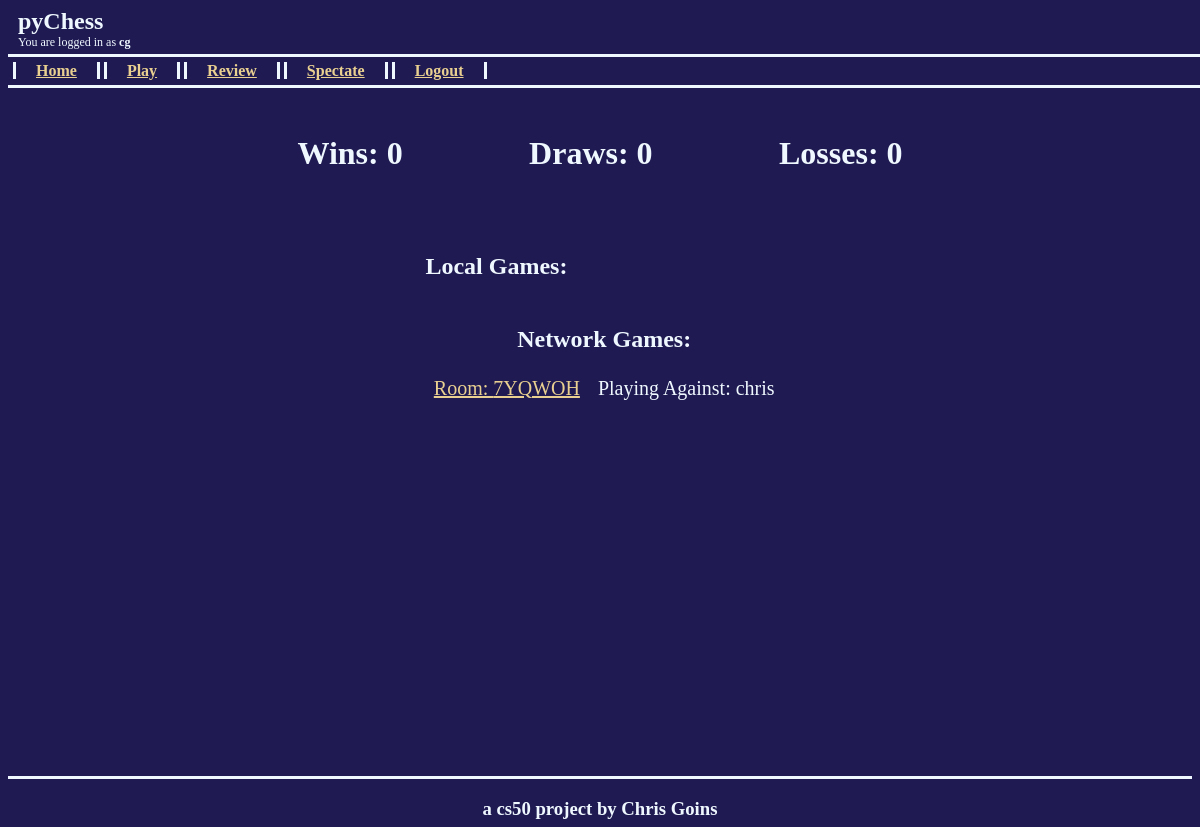
/ (signed in), run on an earlier commit of the app's database.
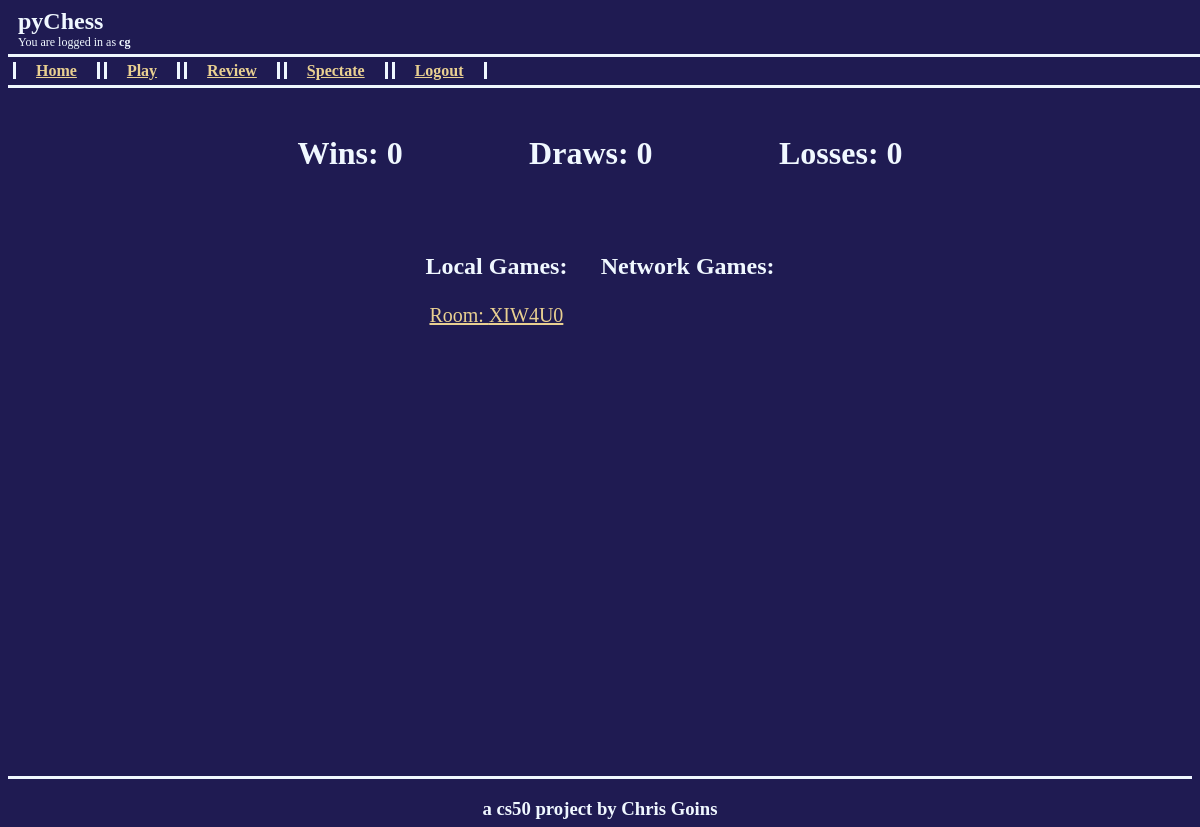
And on a later commit of the database.
### pychess/models.py (models this page shows)
class Game(models.Model):
    roomCode = models.CharField(max_length=6, unique=True, null=True, blank=True)
    player1 = models.ForeignKey(User, on_delete=models.CASCADE, related_name="player1")
    player2 = models.ForeignKey(User, on_delete=models.CASCADE, related_name="player2", null=True, blank=True)
    isActive = models.BooleanField()
    winner = models.ForeignKey(User, on_delete=models.CASCADE, related_name="winner", null=True, blank=True)

class User(AbstractUser):
    pass

### pychess/views.py (the view, shortened to what this page needs)
# urls.py: path("", views.index, name="index"),
def index(request):
    if request.user.is_authenticated:
        localGames = Game.objects.filter(player1 = request.user, player2 = request.user, isActive=True)
        activeNetworkGames = []
        netGameQuery = Game.objects.filter(player1 = request.user, isActive=True).exclude(player2 = request.user)
        for game in netGameQuery:
            activeNetworkGames.append(game)
        netGameQuery = Game.objects.filter(player2 = request.user,isActive=True).exclude(player1 = request.user)
        for game in netGameQuery:
            activeNetworkGames.append(game)
        completedGames = {}
        completedGames['wins'] = 0
        completedGames['draws'] = 0
        completedGames['losses'] = 0
        netGameQuery = Game.objects.filter(player1 = request.user, isActive=False).exclude(player2=request.user)
        netGameQuery = Game.objects.filter(player2 = request.user, isActive=False).exclude(player1=request.user)
        return render(request, 'pychess/index.html', {'localGames':localGames, 'networkGames':activeNetworkGames, 'completedGames':completedGames})
    else:
        return redirect(loginView)

### pychess/templates/pychess/index.html (shortened to what this page needs)
{% extends "pychess/layout.html" %}
{% block body %}
    <div class="content">
        <br>
        <div style="width:100%; text-align: center;">
            <h1>
                <span>Wins: {{ completedGames.wins }}</span>
                <span style="margin:10%;">Draws: {{ completedGames.draws }}</span>
                <span>Losses: {{ completedGames.losses }}</span>
            </h1>
        </div>
        <br><br>
        <div style="margin:auto; width:30%; text-align: center;">
            {% if localGames or networkGames %}
                <table style="float:left">
                    <thead>
                        <tr>
                            <th>
                                <h2>Local Games: </h2>
                            </th>
                        </tr>
                    </thead>
                    <tbody>
                    {% for game in localGames %}
                    <tr>
                        <td style="font-size: 20px;">
                            <a href="{% url 'localGame' %}?room={{game.roomCode}}">Room: {{ game.roomCode }}</a><br>
                        </td>
                    </tr>
                    {% endfor %}
                    </tbody>
                </table>
                <table style="float:right">
                    <thead>
                        <th colspan="2">
                            <h2>Network Games: </h2>
                        </th>
                    </thead>
                    <tbody>
                    {% for game in networkGames %}
                        <tr>
                            <td style="padding-right: 15px; font-size: 20px;">
                                <a href="{% url 'networkGame' %}?room={{game.roomCode}}">Room: {{ game.roomCode }}</a>
                            </td>
                            <td style="font-size: 20px;">
                                {% if game.player2%}
                                    {% if request.user == game.player1 %}
                                        Playing Against: {{ game.player2 }}
                                    {% else %}
                                        Playing Against: {{ game.player1 }}
                                    {% endif %}
                                {% else %}
                                    Waiting on player
                                {% endif %}
                            </td>
                        </tr>
                    {% endfor %}
                    </tbody>
                </table>
            {% else %}
                <h2>No Active Games!</h2>
                <br>
                <h2><a href="{% url 'play' %}">Try starting a new one!</a></h2>
            {% endif %}
        </div>
    </div>
{% endblock %}

What changed in the data, as far as the page shows it:
removed Game: roomCode "7YQWOH", player2 "chris", shown under "Network Games:"
added Game: roomCode "XIW4U0", shown under "Local Games:"
